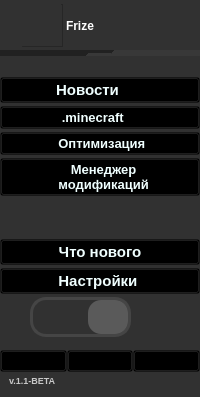
     <widget class="QFrame" name="frame_2">
      <property name="minimumSize">
       <size>
        <width>185</width>
        <height>0</height>
       </size>
      </property>
      <property name="styleSheet">
       <string notr="true">background-color: rgba(49, 49, 49);</string>
      </property>
      <layout class="QGridLayout" name="gridLayout_7">
       <property name="leftMargin">
        <number>0</number>
       </property>
       <property name="topMargin">
        <number>4</number>
       </property>
       <property name="rightMargin">
        <number>0</number>
       </property>
       <property name="bottomMargin">
        <number>11</number>
       </property>
       <property name="horizontalSpacing">
        <number>0</number>
       </property>
       <property name="verticalSpacing">
        <number>3</number>
       </property>
       <item row="11" column="0" colspan="4">
        <widget class="QPushButton" name="pushButton_12">
         <property name="font">
          <font>
           <pointsize>11</pointsize>
           <weight>75</weight>
           <bold>true</bold>
          </font>
         </property>
         <property name="styleSheet">
          <string notr="true">color: rgb(240, 255, 255);
background-color: rgba(0, 0, 0, 0);</string>
         </property>
         <property name="text">
          <string> Что нового </string>
         </property>
         <property name="icon">
          <iconset>
           <normalon>../../res/новое.png</normalon>
          </iconset>
         </property>
         <property name="iconSize">
          <size>
           <width>40</width>
           <height>40</height>
          </size>
         </property>
        </widget>
       </item>
       <item row="7" column="0" colspan="4">
        <widget class="QPushButton" name="pushButton_13">
         <property name="font">
          <font>
           <pointsize>10</pointsize>
           <weight>75</weight>
           <bold>true</bold>
          </font>
         </property>
         <property name="styleSheet">
          <string notr="true">color: rgb(240, 255, 255);
background-color: rgba(0, 0, 0, 0);</string>
         </property>
         <property name="text">
          <string> Оптимизация</string>
         </property>
         <property name="icon">
          <iconset>
           <normalon>../../res/оптимизация.png</normalon>
          </iconset>
         </property>
         <property name="iconSize">
          <size>
           <width>40</width>
           <height>40</height>
          </size>
         </property>
        </widget>
       </item>
       <item row="13" column="0" colspan="4">
        <widget class="QPushButton" name="pushButton_2">
         <property name="sizeIncrement">
          <size>
           <width>0</width>
           <height>18</height>
          </size>
         </property>
         <property name="baseSize">
          <size>
           <width>15</width>
           <height>18</height>
          </size>
         </property>
         <property name="font">
          <font>
           <pointsize>11</pointsize>
           <weight>75</weight>
           <bold>true</bold>
          </font>
         </property>
         <property name="styleSheet">
          <string notr="true">color: rgb(240, 255, 255);
background-color: rgba(0, 0, 0, 0);</string>
         </property>
         <property name="text">
          <string> Настройки  </string>
         </property>
         <property name="icon">
          <iconset>
           <normalon>../../res/settings.png</normalon>
          </iconset>
         </property>
         <property name="iconSize">
          <size>
           <width>40</width>
           <height>40</height>
          </size>
         </property>
        </widget>
       </item>
       <item row="4" column="1">
        <spacer name="verticalSpacer_3">
         <property name="orientation">
          <enum>Qt::Vertical</enum>
         </property>
         <property name="sizeType">
          <enum>QSizePolicy::Fixed</enum>
         </property>
         <property name="sizeHint" stdset="0">
          <size>
           <width>0</width>
           <height>18</height>
          </size>
         </property>
        </spacer>
       </item>
       <item row="9" column="1">
        <spacer name="verticalSpacer_2">
         <property name="orientation">
          <enum>Qt::Vertical</enum>
         </property>
         <property name="sizeHint" stdset="0">
          <size>
           <width>20</width>
           <height>40</height>
          </size>
         </property>
        </spacer>
       </item>
       <item row="26" column="0" colspan="4">
        <widget class="QLabel" name="label">
         <property name="font">
          <font>
           <pointsize>7</pointsize>
           <weight>75</weight>
           <bold>true</bold>
          </font>
         </property>
         <property name="styleSheet">
          <string notr="true">color: rgb(200, 200, 200);</string>
         </property>
         <property name="text">
          <string>v.1.1-BETA</string>
         </property>
         <property name="indent">
          <number>9</number>
         </property>
        </widget>
       </item>
       <item row="0" column="1">
        <widget class="QFrame" name="frame_6">
         <property name="minimumSize">
          <size>
           <width>43</width>
           <height>43</height>
          </size>
         </property>
         <property name="maximumSize">
          <size>
           <width>43</width>
           <height>43</height>
          </size>
         </property>
         <property name="frameShape">
          <enum>QFrame::StyledPanel</enum>
         </property>
         <property name="frameShadow">
          <enum>QFrame::Raised</enum>
         </property>
         <widget class="QLabel" name="label_3">
          <property name="geometry">
           <rect>
            <x>0</x>
            <y>0</y>
            <width>41</width>
            <height>41</height>
           </rect>
          </property>
          <property name="minimumSize">
           <size>
            <width>0</width>
            <height>0</height>
           </size>
          </property>
          <property name="styleSheet">
           <string notr="true">image: url(C:/Users/студент.BestLaptop-ПК/Pictures/аватарка - копия.png);</string>
          </property>
          <property name="text">
           <string/>
          </property>
         </widget>
         <widget class="QPushButton" name="pushButton_15">
          <property name="geometry">
           <rect>
            <x>-10</x>
            <y>-20</y>
            <width>71</width>
            <height>91</height>
           </rect>
          </property>
          <property name="styleSheet">
           <string notr="true">border: 12px solid rgba(49, 49, 49);
background-color: rgba(255, 255, 255, 0);
border-radius: 30px;</string>
          </property>
          <property name="text">
           <string/>
          </property>
          <property name="icon">
           <iconset>
            <normalon>../../res/новая ава (2).jpg</normalon>
           </iconset>
          </property>
         </widget>
        </widget>
       </item>
       <item row="8" column="0" colspan="4">
        <widget class="QPushButton" name="pushButton_14">
         <property name="font">
          <font>
           <pointsize>10</pointsize>
           <weight>75</weight>
           <bold>true</bold>
          </font>
         </property>
         <property name="styleSheet">
          <string notr="true">color: rgb(240, 255, 255);
background-color: rgba(0, 0, 0, 0);</string>
         </property>
         <property name="text">
          <string>  Менеджер
  модификаций</string>
         </property>
         <property name="icon">
          <iconset>
           <normalon>../../res/curseforge.png</normalon>
          </iconset>
         </property>
         <property name="iconSize">
          <size>
           <width>40</width>
           <height>40</height>
          </size>
         </property>
        </widget>
       </item>
       <item row="17" column="0" colspan="4">
        <layout class="QHBoxLayout" name="horizontalLayout">
         <property name="spacing">
          <number>0</number>
         </property>
         <item>
          <widget class="QPushButton" name="pushButton_7">
           <property name="styleSheet">
            <string notr="true">background-color: rgba(0, 0, 0, 0);</string>
           </property>
           <property name="text">
            <string/>
           </property>
           <property name="icon">
            <iconset>
             <normalon>../../res/comuniti.png</normalon>
            </iconset>
           </property>
           <property name="iconSize">
            <size>
             <width>24</width>
             <height>24</height>
            </size>
           </property>
          </widget>
         </item>
         <item>
          <widget class="QPushButton" name="pushButton_9">
           <property name="styleSheet">
            <string notr="true">background-color: rgba(0, 0, 0, 0);</string>
           </property>
           <property name="text">
            <string/>
           </property>
           <property name="icon">
            <iconset>
             <normalon>../../res/telegram.png</normalon>
            </iconset>
           </property>
           <property name="iconSize">
            <size>
             <width>24</width>
             <height>24</height>
            </size>
           </property>
          </widget>
         </item>
         <item>
          <widget class="QPushButton" name="pushButton_8">
           <property name="styleSheet">
            <string notr="true">background-color: rgba(0, 0, 0, 0);</string>
           </property>
           <property name="text">
            <string/>
           </property>
           <property name="icon">
            <iconset>
             <normalon>../../res/github.png</normalon>
            </iconset>
           </property>
           <property name="iconSize">
            <size>
             <width>24</width>
             <height>24</height>
            </size>
           </property>
          </widget>
         </item>
        </layout>
       </item>
       <item row="3" column="0" colspan="4">
        <widget class="Line" name="line">
         <property name="minimumSize">
          <size>
           <width>0</width>
           <height>6</height>
          </size>
         </property>
         <property name="lineWidth">
          <number>89</number>
         </property>
         <property name="orientation">
          <enum>Qt::Horizontal</enum>
         </property>
        </widget>
       </item>
       <item row="15" column="0" colspan="4">
        <layout class="QHBoxLayout" name="horizontalLayout_2">
         <property name="spacing">
          <number>0</number>
         </property>
         <property name="leftMargin">
          <number>0</number>
         </property>
         <property name="rightMargin">
          <number>39</number>
         </property>
         <item>
          <widget class="QFrame" name="frame_7">
           <property name="minimumSize">
            <size>
             <width>0</width>
             <height>30</height>
            </size>
           </property>
           <property name="maximumSize">
            <size>
             <width>101</width>
             <height>40</height>
            </size>
           </property>
           <property name="styleSheet">
            <string notr="true">border: 3px solid rgba(69, 69, 69);
background-color: rgba(255, 255, 255, 0);
border-radius: 16px;</string>
           </property>
           <property name="frameShape">
            <enum>QFrame::StyledPanel</enum>
           </property>
           <property name="frameShadow">
            <enum>QFrame::Raised</enum>
           </property>
           <layout class="QHBoxLayout" name="horizontalLayout_3">
            <property name="spacing">
             <number>0</number>
            </property>
            <property name="leftMargin">
             <number>0</number>
            </property>
            <property name="topMargin">
             <number>0</number>
            </property>
            <property name="rightMargin">
             <number>0</number>
            </property>
            <property name="bottomMargin">
             <number>0</number>
            </property>
            <item>
             <widget class="QPushButton" name="pushButton_11">
              <property name="styleSheet">
               <string notr="true">background-color: rgba(0, 0, 0, 0);
border: 0px solid rgba(0, 0, 0, 0);
border-radius: 0px;</string>
              </property>
              <property name="text">
               <string/>
              </property>
              <property name="icon">
               <iconset>
                <normalon>../../res/white2.png</normalon>
               </iconset>
              </property>
              <property name="iconSize">
               <size>
                <width>25</width>
                <height>25</height>
               </size>
              </property>
             </widget>
            </item>
            <item>
             <spacer name="horizontalSpacer_4">
              <property name="orientation">
               <enum>Qt::Horizontal</enum>
              </property>
              <property name="sizeType">
               <enum>QSizePolicy::Fixed</enum>
              </property>
              <property name="sizeHint" stdset="0">
               <size>
                <width>15</width>
                <height>20</height>
               </size>
              </property>
             </spacer>
            </item>
            <item>
             <widget class="QPushButton" name="pushButton_6">
              <property name="minimumSize">
               <size>
                <width>34</width>
                <height>34</height>
               </size>
              </property>
              <property name="styleSheet">
               <string notr="true">background-color: rgba(90, 90, 90);
border: 0px solid rgba(0, 0, 0, 0);
border-radius: 13px;</string>
              </property>
              <property name="text">
               <string/>
              </property>
              <property name="icon">
               <iconset>
                <normalon>../../res/dark1.png</normalon>
               </iconset>
              </property>
              <property name="iconSize">
               <size>
                <width>20</width>
                <height>20</height>
               </size>
              </property>
             </widget>
            </item>
           </layout>
          </widget>
         </item>
        </layout>
       </item>
       <item row="16" column="1">
        <spacer name="verticalSpacer_6">
         <property name="orientation">
          <enum>Qt::Vertical</enum>
         </property>
         <property name="sizeType">
          <enum>QSizePolicy::Fixed</enum>
         </property>
         <property name="sizeHint" stdset="0">
          <size>
           <width>16</width>
           <height>10</height>
          </size>
         </property>
        </spacer>
       </item>
       <item row="0" column="2">
        <widget class="QComboBox" name="comboBox">
         <property name="minimumSize">
          <size>
           <width>117</width>
           <height>23</height>
          </size>
         </property>
         <property name="font">
          <font>
           <pointsize>9</pointsize>
           <weight>75</weight>
           <bold>true</bold>
          </font>
         </property>
         <property name="autoFillBackground">
          <bool>false</bool>
         </property>
         <property name="styleSheet">
          <string notr="true">QComboBox {
    border-radius: 3px;
    padding: 1px 18px 1px 3px;
    min-width: 6em;
	color: rgb(255, 255, 255);
}

QComboBox:!editable, QComboBox::drop-down:editable {
	background-color: rgba(49, 49, 49);
}

QComboBox::drop-down {
    subcontrol-origin: padding;
    subcontrol-position: top right;
    width: 15px;
    border-left-color: darkgray;
    border-left-style: solid;
    border-top-right-radius: 3px;
    border-bottom-right-radius: 3px;
}

QComboBox::down-arrow {
	image: url(C:/Users/студент.BestLaptop-ПК/Desktop/res/open.png);
}

QComboBox::down-arrow:on {
    top: 0px;
    left: 0px;
}</string>
         </property>
         <property name="currentText">
          <string>Frize</string>
         </property>
         <item>
          <property name="text">
           <string>Frize</string>
          </property>
         </item>
        </widget>
       </item>
       <item row="5" column="0" colspan="4">
        <widget class="QPushButton" name="pushButton">
         <property name="font">
          <font>
           <pointsize>11</pointsize>
           <weight>75</weight>
           <bold>true</bold>
          </font>
         </property>
         <property name="styleSheet">
          <string notr="true">color: rgb(240, 255, 255);
background-color: rgba(0, 0, 0, 0);</string>
         </property>
         <property name="text">
          <string> Новости       </string>
         </property>
         <property name="icon">
          <iconset>
           <normalon>../../res/новости.png</normalon>
          </iconset>
         </property>
         <property name="iconSize">
          <size>
           <width>40</width>
           <height>40</height>
          </size>
         </property>
        </widget>
       </item>
       <item row="6" column="0" colspan="4">
        <widget class="QPushButton" name="pushButton_3">
         <property name="font">
          <font>
           <pointsize>10</pointsize>
           <weight>75</weight>
           <bold>true</bold>
          </font>
         </property>
         <property name="styleSheet">
          <string notr="true">color: rgb(240, 255, 255);
background-color: rgba(0, 0, 0, 0);</string>
         </property>
         <property name="text">
          <string> .minecraft     </string>
         </property>
         <property name="icon">
          <iconset>
           <normalon>../../res/minecraft_folder.png</normalon>
          </iconset>
         </property>
         <property name="iconSize">
          <size>
           <width>40</width>
           <height>40</height>
          </size>
         </property>
        </widget>
       </item>
      </layout>
     </widget>
